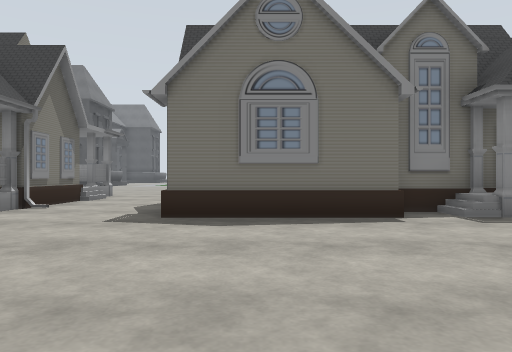
view 1 (above)

24 first-person views from a walk through a Gazebo world. The camera is 1.2 m above the floor, looks level and sees 70° across. The floor is counted in squares, 2 m on a side. Each view is taken from the middle of a square. On the plan, view 1 faces up. The plan holds only what a view shows up to about 10 squares ahead; the rest is blank. The place goes on beyond the plan. Robots are left out. Some surface patterns are stand-ins.

view 2
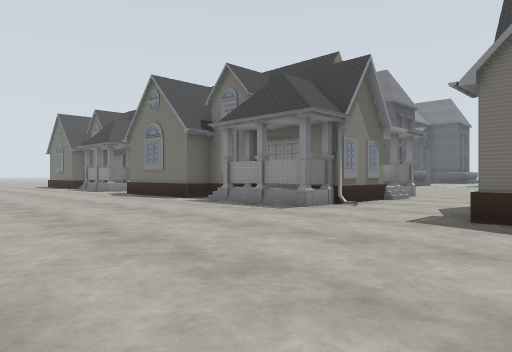

view 3
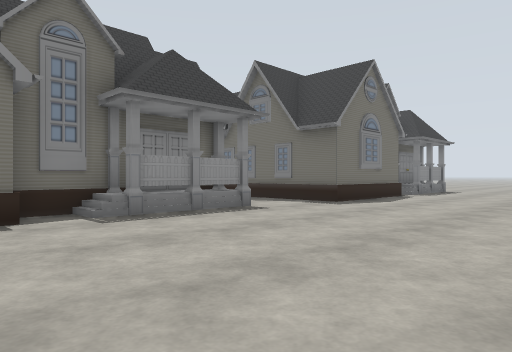

view 4
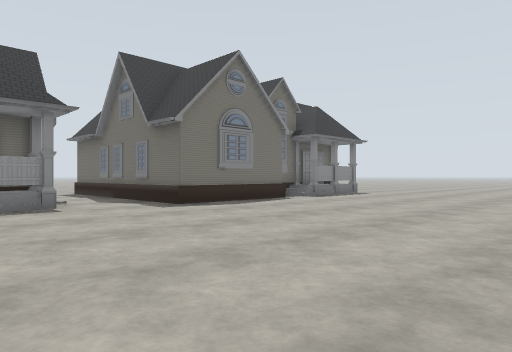

view 5
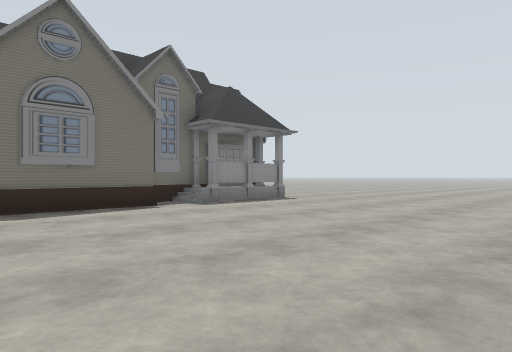

view 6
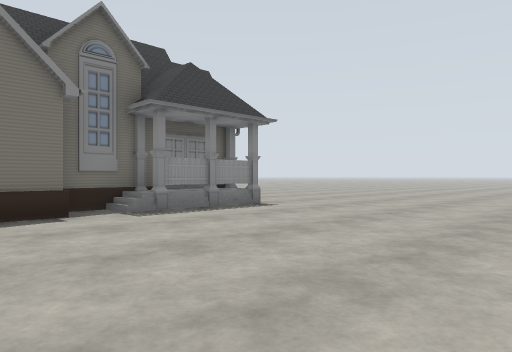

view 7
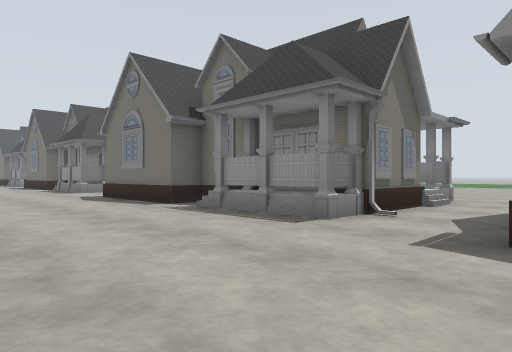

view 8
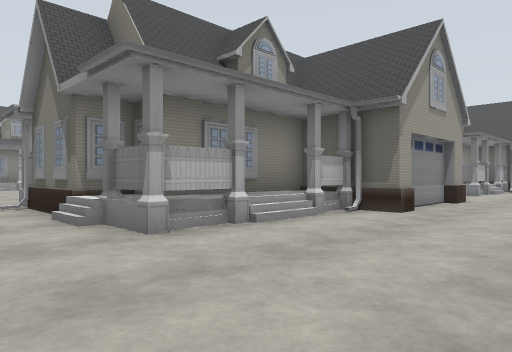

view 9
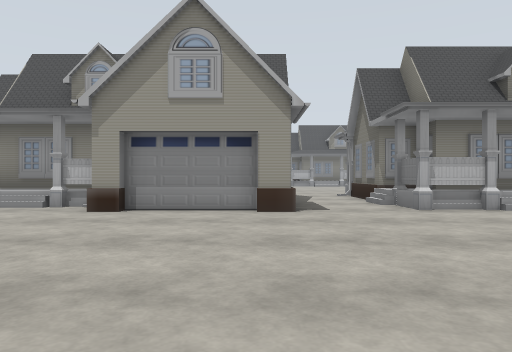

view 10
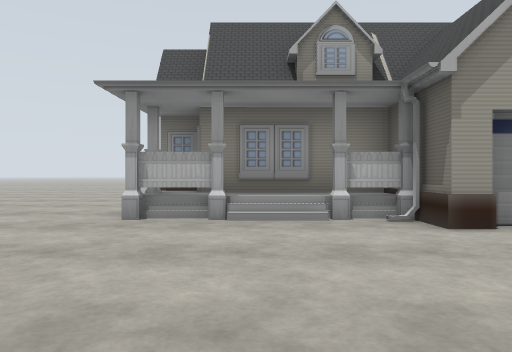

view 11
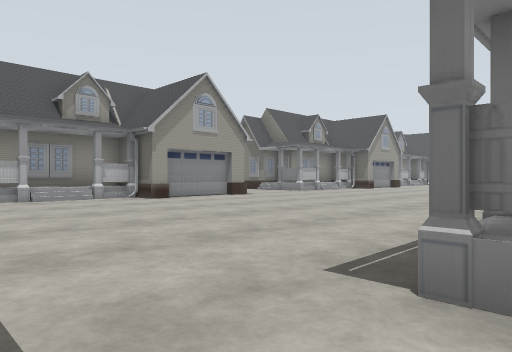

view 12
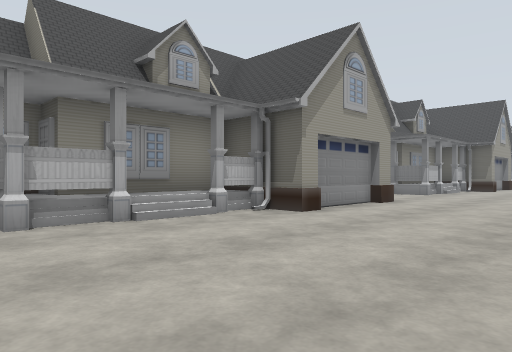

view 13
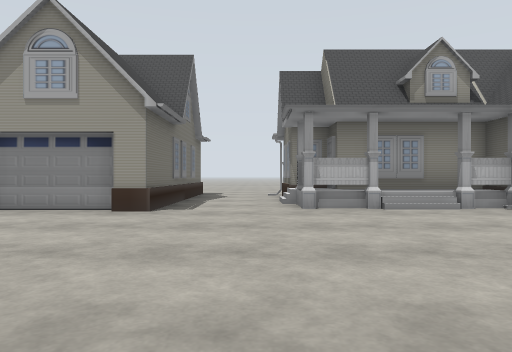

view 14
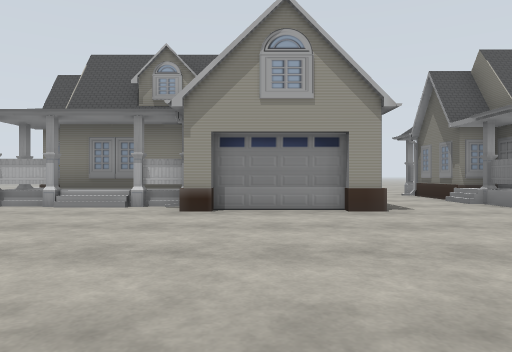

view 15
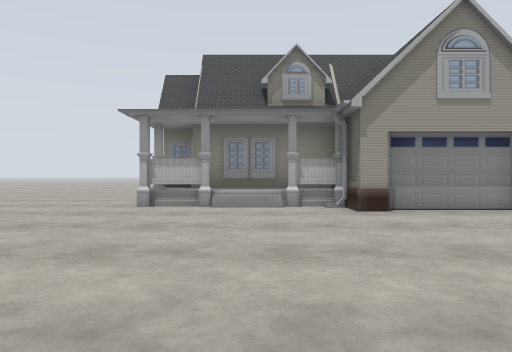

view 16
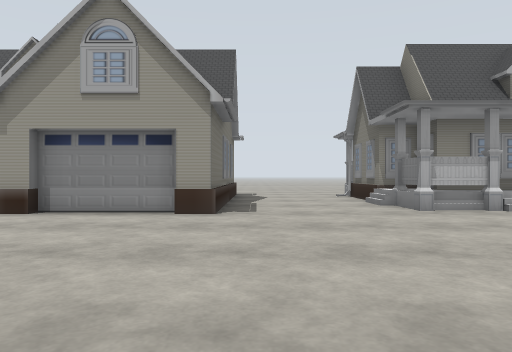

view 17
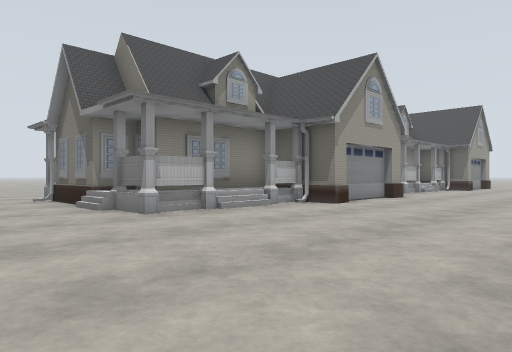

view 18
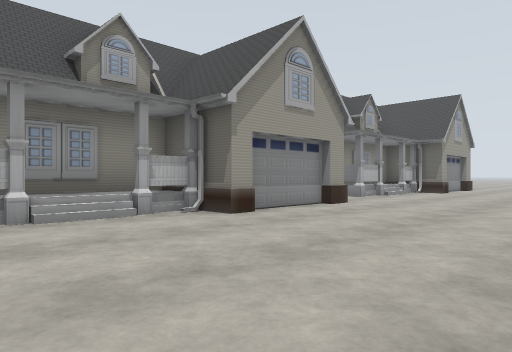

view 19
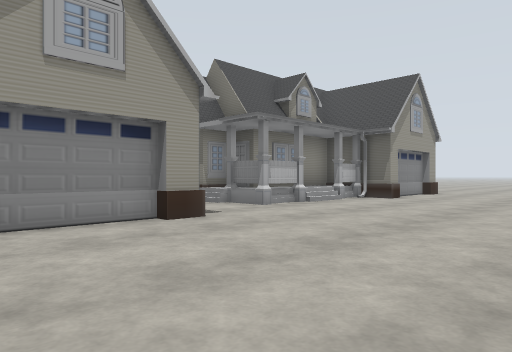

view 20
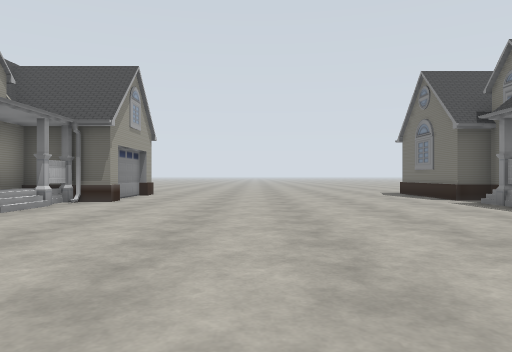

view 21
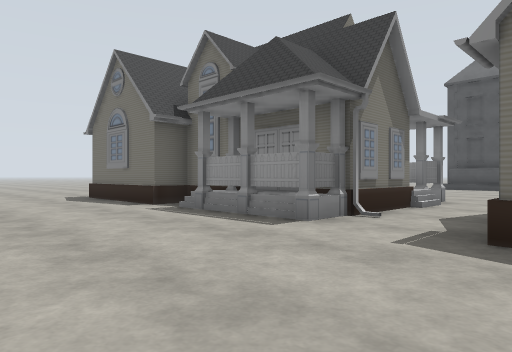

view 22
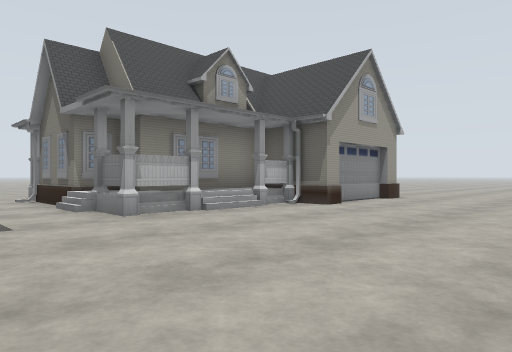

view 23
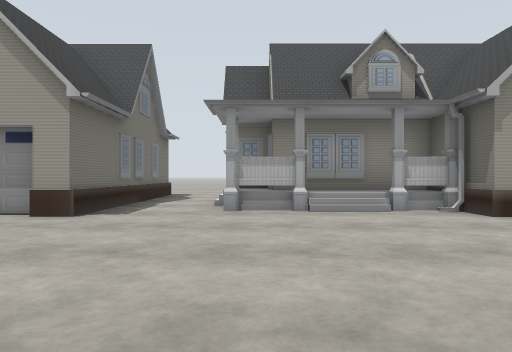

view 24
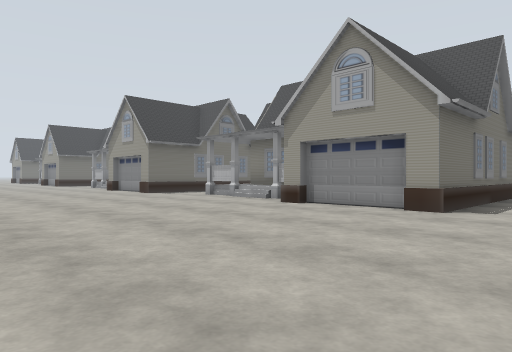

### Floor plan
Key: @ floor where view 1 was taken; . floor; H house.
Columns run from 23 left of view 1 to 19 right of it. Each row starts with its distance up from view 1.
 17                                 .
 16                                ...
 15                               .....  .
 14                             ....... ...
 13          ..            .................
 12          ..         ....................
 11         HH.         ..HHHH......H..H.....
 10          H.       H..  HHHHHHH..H.HHHHH...
  9         HH.        H.. HHHHHHH..HHHHHHH...
  8     H HHHH..     HH...HHHHHHHH..HHHHHHHH...
  7    HHHHHHH..H  HHHHH..H HHHHHH..HHHHHHHH...
  6   HHHHHHHH..H H.HHH...HHHHHHHH..HH HHHHH...
  5  ............ ..................HHH.HHH....
  4 ...........................................
  3 ...........................................
  2 ...........................................
  1 ...........................................
  0 .......................@...................
 -1  .........................................
 -2  ..........................................
 -3  .HHHH.HH...HHHH.......HHHH................
 -4  .HHHHHHHH..HHHHHHHH...HHHHHHHH..HH.H.HHH..
 -5   HHHHHHHH..HHHHHHHH...HHHHHHHH..HHHHHHHH..
 -6   HHHHHHHH..HHHHHHHH...HHHHHHHH..HHHHHHHH..

Positions as (right, up) in squares from view 1, and headings:
1: (0, 0), facing up
2: (0, 0), facing up-left
3: (1, 0), facing up-right
4: (4, -2), facing up-right
5: (8, -2), facing up-right
6: (10, -1), facing up-right
7: (9, 1), facing up-left
8: (8, 14), facing down-left
9: (9, 17), facing down
10: (14, 15), facing down
11: (8, 6), facing down-left
12: (8, 1), facing down-left
13: (8, 3), facing down
14: (12, 3), facing down
15: (15, 3), facing down
16: (-1, 3), facing down
17: (-1, 2), facing down-left
18: (-4, 2), facing down-left
19: (-8, 2), facing down-left
20: (-9, 1), facing left
21: (-11, 2), facing up-left
22: (-11, 2), facing down-left
23: (-14, 3), facing down
24: (-23, 4), facing down-right
